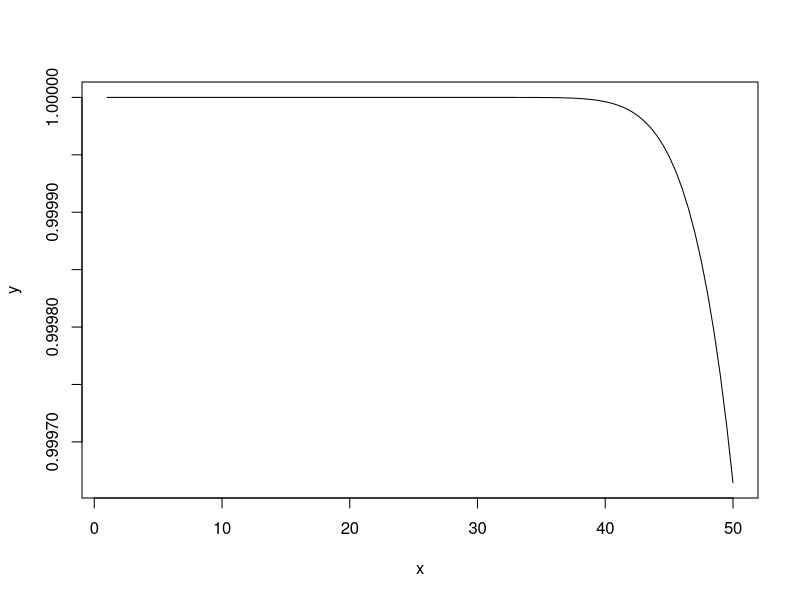
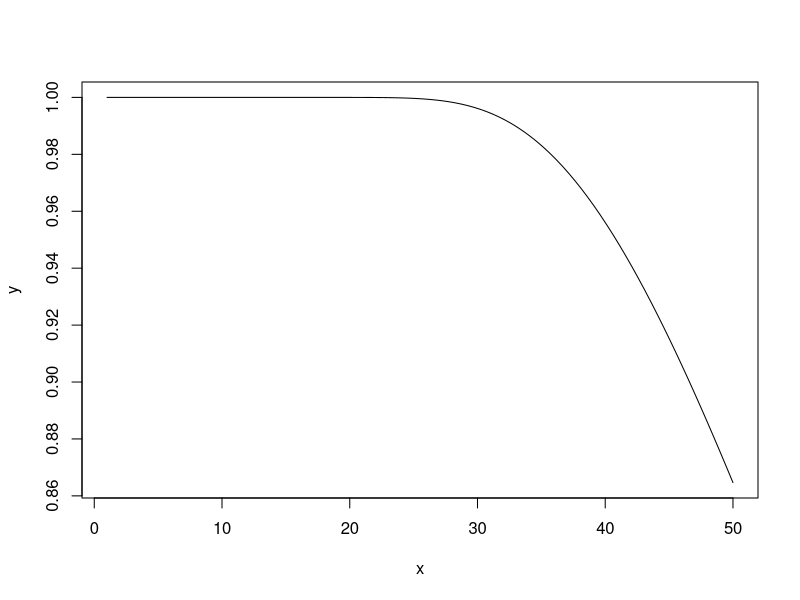
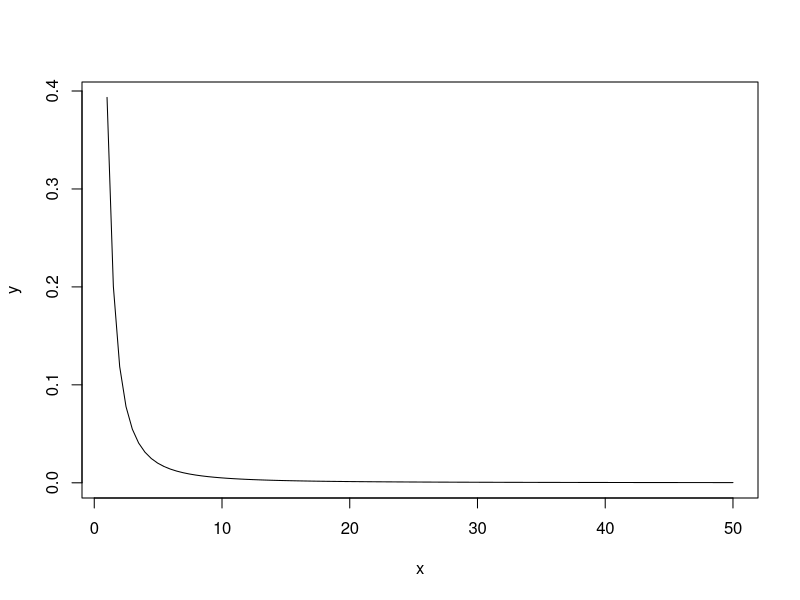
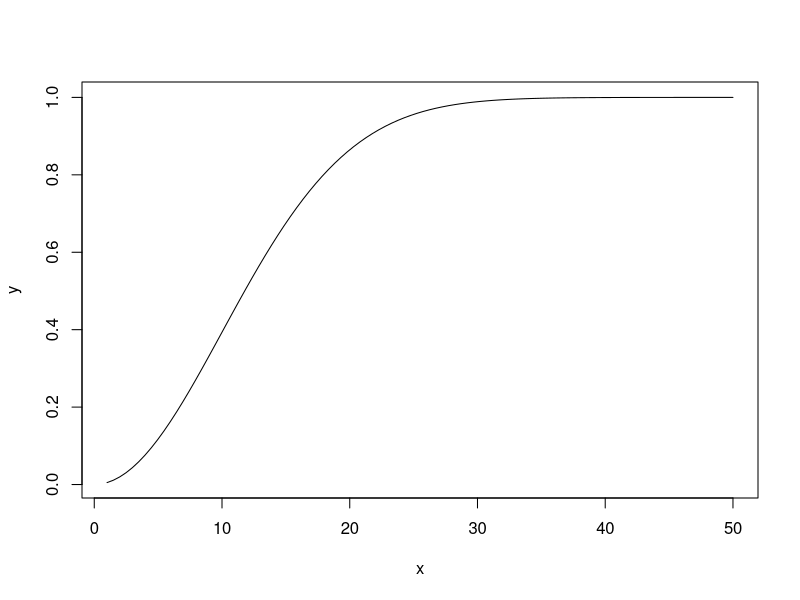

R code for these plots, in order:
## ---- chunk 1
knitr::opts_chunk$set(echo = TRUE)

curve(1-(1*exp(-(200^2)/(2*x^2))), from=1, to=50, n=100, xlab="x", ylab="y")
curve(1-(1*exp(-(100^2)/(2*x^2))), from=1, to=50, n=100,  xlab="x", ylab="y")
curve(1-(1*exp(-(1^2)/(2*x^2))), from=1, to=50, n=100,  xlab="x", ylab="y")
curve(1-(1*exp(-(x^2)/(2*10^2))), from=1, to=50, n=100,  xlab="x", ylab="y")
